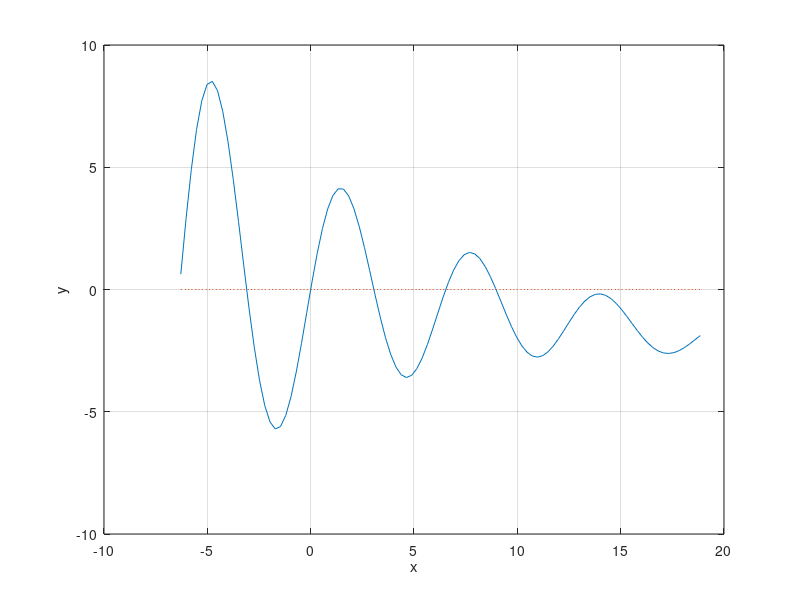

Reproduce this figure in MATLAB. (Note: this script raises an error after producing the figure.)
clc, close all
clear

%
a = -2*pi;
b = 6*pi;
m = 100;

x = linspace(a,b,m);
f = '5.*exp(-0.1*x).*sin(x) - 0.1*x';

plot(x,eval(f),x,0*x,':');
xlabel('x'); ylabel('y');
grid on;
z = ginput(1);
[zr,fr] = fzero(f,z(1));
disp(zr);
hold on;
plot(zr,fr,'r*',z(1),z(2),'g*');
hold off;